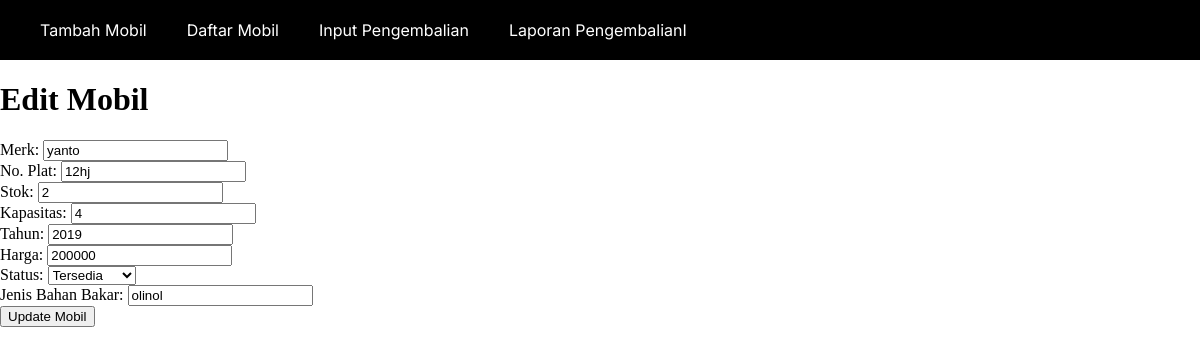
Before: /airlangga_rent/admin/mobil_edit.php?id=3 with the older database file.
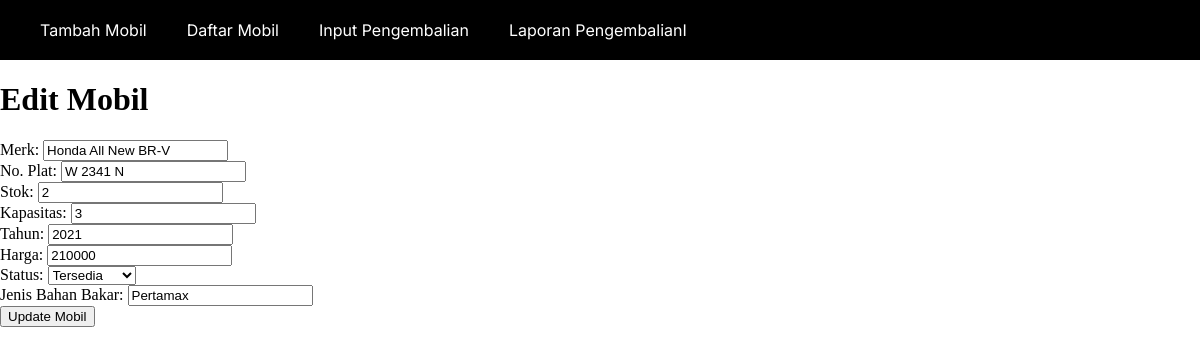
After: the same page with the newer database file.
### tables this page shows
CREATE TABLE `mobil` (
  `id_mobil` int(11) NOT NULL,
  `merk` varchar(255) NOT NULL,
  `no_plat` varchar(20) NOT NULL,
  `stok` int(11) NOT NULL,
  `kapasitas` int(11) NOT NULL,
  `tahun` int(11) NOT NULL,
  `harga` int(11) NOT NULL,
  `status` enum('Tersedia','Disewakan') NOT NULL DEFAULT 'Tersedia',
  `id_admin` int(11) DEFAULT NULL,
  `jenis_bahan_bakar` varchar(20) DEFAULT NULL,
  `foto_mobil` blob DEFAULT NULL
);

### airlangga_rent/admin/mobil_edit.php (the view, shortened to what this page needs)
<?php include 'header_admin.php';?>
<?php
include '../koneksi.php';
$idMobil = $_GET['id'];
$query = "SELECT * FROM mobil WHERE id_mobil = '$idMobil'";
$result = mysqli_query($conn, $query);
$row = mysqli_fetch_assoc($result);
?>
<!DOCTYPE html>
<html>
<head>
</head>
<body>
    <h1>Edit Mobil</h1>
    <form action="mobil_edit.php?id=<?php echo $idMobil; ?>" method="post" enctype="multipart/form-data">
        <label for="merk">Merk:</label>
        <input type="text" name="merk" value="<?php echo $row['merk']; ?>" required><br>
        <label for="no_plat">No. Plat:</label>
        <input type="text" name="no_plat" value="<?php echo $row['no_plat']; ?>" required><br>
        <label for="stok">Stok:</label>
        <input type="number" name="stok" value="<?php echo $row['stok']; ?>" required><br>
        <label for="kapasitas">Kapasitas:</label>
        <input type="number" name="kapasitas" value="<?php echo $row['kapasitas']; ?>" required><br>
        <label for="tahun">Tahun:</label>
        <input type="number" name="tahun" value="<?php echo $row['tahun']; ?>" required><br>
        <label for="harga">Harga:</label>
        <input type="number" name="harga" value="<?php echo $row['harga']; ?>" required><br>
        <label for="status">Status:</label>
        <select name="status" required>
            <option value="Tersedia" <?php if ($row['status'] == 'Tersedia') echo 'selected'; ?>>Tersedia</option>
        </select><br>
        <label for="jenis_bahan_bakar">Jenis Bahan Bakar:</label>
        <input type="text" name="jenis_bahan_bakar" value="<?php echo $row['jenis_bahan_bakar']; ?>" required><br>
        <input type="submit" value="Update Mobil">
    </form>
</body>
</html>

Changed rows visible on the page:
changed mobil "Tersedia": merk "yanto" → "Honda All New BR-V"; no_plat "12hj" → "W 2341 N"; kapasitas "4" → "3"; tahun "2019" → "2021"; harga "200000" → "210000"; jenis_bahan_bakar "olinol" → "Pertamax"
